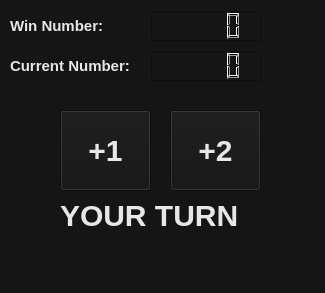
<?xml version="1.0" encoding="UTF-8"?>
<ui version="4.0">
 <class>MainWindow</class>
 <widget class="QMainWindow" name="MainWindow">
  <property name="geometry">
   <rect>
    <x>0</x>
    <y>0</y>
    <width>325</width>
    <height>293</height>
   </rect>
  </property>
  <property name="windowTitle">
   <string>MainWindow</string>
  </property>
  <property name="styleSheet">
   <string notr="true">background: #151515;

</string>
  </property>
  <widget class="QWidget" name="centralwidget">
   <widget class="QPushButton" name="oneButton">
    <property name="geometry">
     <rect>
      <x>60</x>
      <y>110</y>
      <width>91</width>
      <height>81</height>
     </rect>
    </property>
    <property name="styleSheet">
     <string notr="true">font-family: 'Helvetica Neue', sans-serif;
font-weight: bold;
font-size: 30px;
text-align: center;
color: #e7e7e7;</string>
    </property>
    <property name="text">
     <string>+1</string>
    </property>
   </widget>
   <widget class="QPushButton" name="twoButton">
    <property name="geometry">
     <rect>
      <x>170</x>
      <y>110</y>
      <width>91</width>
      <height>81</height>
     </rect>
    </property>
    <property name="styleSheet">
     <string notr="true">font-family: 'Helvetica Neue', sans-serif;
font-weight: bold;
font-size: 30px;
text-align: center;
color: #e7e7e7;</string>
    </property>
    <property name="text">
     <string>+2</string>
    </property>
   </widget>
   <widget class="QLabel" name="winNumLabel">
    <property name="geometry">
     <rect>
      <x>10</x>
      <y>10</y>
      <width>121</width>
      <height>31</height>
     </rect>
    </property>
    <property name="styleSheet">
     <string notr="true">font-family: 'Helvetica Neue', sans-serif;
font-weight: bold;
font-size: 15px;
text-align: center;
color: #e7e7e7;</string>
    </property>
    <property name="text">
     <string>Win Number:</string>
    </property>
   </widget>
   <widget class="QLabel" name="currNumLabel">
    <property name="geometry">
     <rect>
      <x>10</x>
      <y>50</y>
      <width>121</width>
      <height>31</height>
     </rect>
    </property>
    <property name="styleSheet">
     <string notr="true">font-family: 'Helvetica Neue', sans-serif;
font-weight: bold;
font-size: 15px;
text-align: center;
color: #e7e7e7;</string>
    </property>
    <property name="text">
     <string>Current Number:</string>
    </property>
   </widget>
   <widget class="QLCDNumber" name="currNumber">
    <property name="geometry">
     <rect>
      <x>150</x>
      <y>50</y>
      <width>111</width>
      <height>31</height>
     </rect>
    </property>
   </widget>
   <widget class="QLCDNumber" name="winNumber">
    <property name="geometry">
     <rect>
      <x>150</x>
      <y>10</y>
      <width>111</width>
      <height>31</height>
     </rect>
    </property>
   </widget>
   <widget class="QLabel" name="turnLabel">
    <property name="geometry">
     <rect>
      <x>60</x>
      <y>200</y>
      <width>201</width>
      <height>31</height>
     </rect>
    </property>
    <property name="styleSheet">
     <string notr="true">font-family: 'Helvetica Neue', sans-serif;
font-weight: bold;
font-size: 30px;
text-align: center;
color: #e7e7e7;</string>
    </property>
    <property name="text">
     <string>YOUR TURN</string>
    </property>
   </widget>
  </widget>
  <widget class="QMenuBar" name="menubar">
   <property name="geometry">
    <rect>
     <x>0</x>
     <y>0</y>
     <width>325</width>
     <height>22</height>
    </rect>
   </property>
  </widget>
  <widget class="QStatusBar" name="statusbar"/>
 </widget>
 <resources/>
 <connections/>
</ui>
